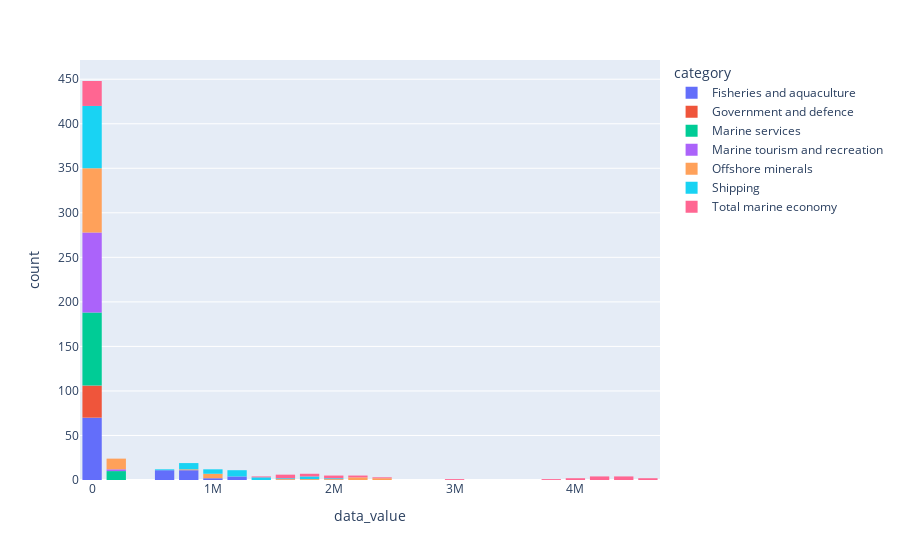

Here is the notebook cell this chart was saved with:
### Code cell
####Plotting from which categories the income is coming from
fig= pl.histogram(import_data, x="data_value", color="category")
fig.update_layout(bargap=0.2)

### Figure 1 — Plotly figure (JSON) as saved in the notebook; plotly's stock layout.template omitted (floating-point values rounded to 4 significant figures)
{"data": [{"alignmentgroup": "True", "bingroup": "x", "hovertemplate": "category=Fisheries and aquaculture<br>data_value=%{x}<br>count=%{y}<extra></extra>", "legendgroup": "Fisheries and aquaculture", "marker": {"color": "#636efa", "pattern": {"shape": ""}}, "name": "Fisheries and aquaculture", "offsetgroup": "Fisheries and aquaculture", "orientation": "v", "showlegend": true, "type": "histogram", "x": [42.1, 24.5, 41.6, 0.4, 715722, 615354, 15726, 39.4, 13.5, 38.4, 0.3, 564630, 591765, 14655, 39.8, 16.2, 38.9, 0.4, 688792, 637548, 14574, 40.8, 17, 38.6, 0.4, 762224, 623250, 13803, 39.9, 18.5, 38.6, 0.4, 851073, 650658, 13443, 41.6, 19, 40.3, 0.4, 839194, 703318, 14106, 41.7, 19.8, 39.8, 0.4, 854833, 692340, 13764, 41.1, 20.4, 39.9, 0.4, 836932, 691232, 14397, 40.3, 22, 34.3, 0.4, 931997, 670046, 14148, 40.8, 29.5, 33.6, 0.5, 1155732, 671836, 14598, 41.6, 27.6, 35.3, 0.4, 1072676, 714691, 15831, 41.8, 27.5, 35.9, 0.4, 1162212, 763767, 16230, 41.4, 27.4, 35, 0.4, 1196428, 784948, 16494, 42.8, 27.6, 36.1, 0.4, 1254840, 836981, 17349], "xaxis": "x", "yaxis": "y"}, {"alignmentgroup": "True", "bingroup": "x", "hovertemplate": "category=Government and defence<br>data_value=%{x}<br>count=%{y}<extra></extra>", "legendgroup": "Government and defence", "marker": {"color": "#EF553B", "pattern": {"shape": ""}}, "name": "Government and defence", "offsetgroup": "Government and defence", "orientation": "v", "showlegend": true, "type": "histogram", "x": [0.1, 0, 3297, 0.1, 0, 2481, 0.1, 0, 3195, 0.1, 0, 5581, 0.1, 0, 5408, 0.1, 0, 5551, 0.1, 0, 5179, 0.1, 0, 4541, 0.1, 0, 4416, 0.1, 0, 4376, 0.1, 0, 5007, 0.1, 0, 5541], "xaxis": "x", "yaxis": "y"}, {"alignmentgroup": "True", "bingroup": "x", "hovertemplate": "category=Marine services<br>data_value=%{x}<br>count=%{y}<extra></extra>", "legendgroup": "Marine services", "marker": {"color": "#00cc96", "pattern": {"shape": ""}}, "name": "Marine services", "offsetgroup": "Marine services", "orientation": "v", "showlegend": true, "type": "histogram", "x": [3.9, null, 4.4, null, null, 65380, 1467, 4.5, null, 5.3, null, null, 80915, 1677, 4.7, 2.9, 5.7, 0.1, 125559, 92838, 1719, 4.5, 3.1, 5.9, 0.1, 136986, 95249, 1521, 4.3, 2.6, 5.2, 0.1, 120131, 88071, 1431, 3.7, 3.2, 4.3, 0.1, 139137, 75777, 1260, 3.6, 3.6, 4.4, 0.1, 154022, 76292, 1203, 3.5, 3.9, 4.7, 0.1, 158223, 81033, 1215, 3.5, 5.5, 4.4, 0.1, 234404, 85974, 1227, 3.4, 4.9, 4.2, 0.1, 193947, 83211, 1218, 3.4, -0.2, 4.1, 0, -6739, 82962, 1305, 3.3, 2.3, 4.5, 0, 96299, 96676, 1293, 3.2, 3.9, 4.3, 0.1, 170368, 96502, 1287, 3, 5, 3.9, 0.1, 225434, 89485, 1212], "xaxis": "x", "yaxis": "y"}, {"alignmentgroup": "True", "bingroup": "x", "hovertemplate": "category=Marine tourism and recreation<br>data_value=%{x}<br>count=%{y}<extra></extra>", "legendgroup": "Marine tourism and recreation", "marker": {"color": "#ab63fa", "pattern": {"shape": ""}}, "name": "Marine tourism and recreation", "offsetgroup": "Marine tourism and recreation", "orientation": "v", "showlegend": true, "type": "histogram", "x": [3, null, 2, null, null, 28948, 1131, 3.3, null, 2.1, null, null, 33070, 1221, 3, 0.6, 1.9, 0, 27078, 31817, 1080, 2.9, 0.8, 1.9, 0, 35932, 30274, 993, 3, 0.6, 1.8, 0, 28580, 30578, 996, 2.9, 1.2, 1.8, 0, 51586, 31572, 996, 2.9, 1, 1.8, 0, 43041, 30939, 969, 2.9, 0.2, 1.9, 0, 10103, 32173, 1002, 2.9, 0.8, 1.8, 0, 33160, 34378, 1014, 3.2, 1.6, 1.9, 0, 62919, 38663, 1131, 3.2, 2.2, 2.2, 0, 83570, 43754, 1215, 3.2, 2.2, 2.2, 0, 94893, 46726, 1257, 3.4, 2.3, 2.3, 0, 101817, 51540, 1344, 3.4, 2.2, 2.3, 0, 101903, 53890, 1374], "xaxis": "x", "yaxis": "y"}, {"alignmentgroup": "True", "bingroup": "x", "hovertemplate": "category=Offshore minerals<br>data_value=%{x}<br>count=%{y}<extra></extra>", "legendgroup": "Offshore minerals", "marker": {"color": "#FFA15A", "pattern": {"shape": ""}}, "name": "Offshore minerals", "offsetgroup": "Offshore minerals", "orientation": "v", "showlegend": true, "type": "histogram", "x": [2.5, 26.9, 5.8, 0.5, 787078, 86330, 918, 2.5, 52.5, 6.2, 1.2, 2200130, 95761, 930, 2.5, 54.2, 6.7, 1.2, 2309240, 109183, 912, 2.9, 51.3, 7.3, 1.2, 2297657, 117419, 975, 2.9, 50.4, 7.2, 1.1, 2322137, 121834, 975, 2.8, 48, 6.6, 1, 2117062, 115350, 939, 2.9, 45.3, 6.8, 0.9, 1951832, 117852, 951, 4.7, 41.6, 11.6, 0.7, 1705289, 200878, 1656, 4.9, 38.4, 12.2, 0.7, 1625954, 238285, 1704, 4.5, 24.2, 11.3, 0.4, 949090, 225517, 1620, 4.1, 24.8, 10.2, 0.4, 961954, 205909, 1551, 4, 25.9, 9.7, 0.4, 1095510, 206436, 1572, 3.7, 23, 9.4, 0.3, 1004507, 211368, 1479, 3.4, 21.4, 7.3, 0.3, 971771, 169383, 1368], "xaxis": "x", "yaxis": "y"}, {"alignmentgroup": "True", "bingroup": "x", "hovertemplate": "category=Shipping<br>data_value=%{x}<br>count=%{y}<extra></extra>", "legendgroup": "Shipping", "marker": {"color": "#19d3f3", "pattern": {"shape": ""}}, "name": "Shipping", "offsetgroup": "Shipping", "orientation": "v", "showlegend": true, "type": "histogram", "x": [48.5, 40.7, 46.2, 0.7, 1188749, 684551, 18114, 50.4, 28.5, 48, 0.6, 1194751, 738517, 18756, 50, 25.9, 46.8, 0.6, 1102803, 765825, 18288, 48.9, 27.8, 46.4, 0.6, 1245291, 749520, 16521, 50, 27.9, 47.2, 0.6, 1286000, 796254, 16812, 49, 28.6, 46.9, 0.6, 1259813, 818253, 16590, 48.9, 30.2, 47.3, 0.6, 1303587, 821804, 16131, 47.9, 33.7, 41.9, 0.6, 1379831, 725337, 16797, 48.5, 33.2, 47.4, 0.6, 1408034, 926923, 17016, 48, 39.7, 49, 0.6, 1557587, 980011, 17169, 47.7, 45.6, 48.3, 0.7, 1770110, 979017, 18159, 47.6, 41.9, 47.6, 0.6, 1769305, 1013444, 18510, 48.3, 43.3, 48.9, 0.6, 1895163, 1096988, 19242, 47.5, 43.7, 50.5, 0.6, 1989957, 1171160, 19269], "xaxis": "x", "yaxis": "y"}, {"alignmentgroup": "True", "bingroup": "x", "hovertemplate": "category=Total marine economy<br>data_value=%{x}<br>count=%{y}<extra></extra>", "legendgroup": "Total marine economy", "marker": {"color": "#FF6692", "pattern": {"shape": ""}}, "name": "Total marine economy", "offsetgroup": "Total marine economy", "orientation": "v", "showlegend": true, "type": "histogram", "x": [1.7, 2921561, 1480564, 37356, 2.2, 4187783, 1540028, 37239, 2.2, 4256769, 1637211, 36573, 2.3, 4480573, 1615712, 33813, 2.3, 4611116, 1687395, 33657, 2.1, 4412374, 1744269, 33891, 2, 4312723, 1739228, 33018, 1.8, 4095929, 1730652, 35067, 1.7, 4238729, 1955607, 35109, 1.5, 3923816, 1999238, 35736, 1.4, 3885987, 2026333, 38061, 1.5, 4222595, 2127048, 38862, 1.4, 4373290, 2241346, 39846, 1.4, 4549445, 2320898, 40572], "xaxis": "x", "yaxis": "y"}], "layout": {"bargap": 0.2, "barmode": "relative", "legend": {"title": {"text": "category"}, "tracegroupgap": 0}, "margin": {"t": 60}, "xaxis": {"anchor": "y", "domain": [0, 1], "title": {"text": "data_value"}}, "yaxis": {"anchor": "x", "domain": [0, 1], "title": {"text": "count"}}}}
